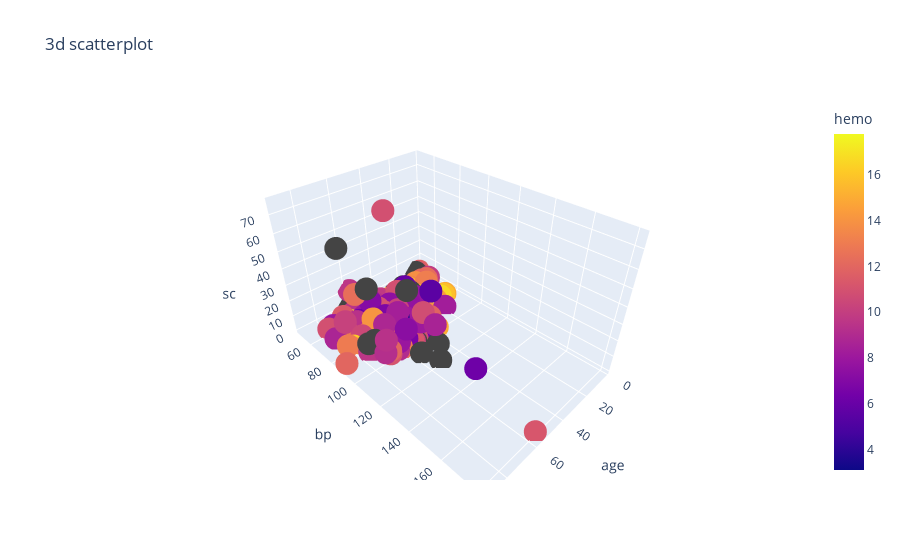

This figure's notebook cell:
### Code cell
fig = px.scatter_3d(df, x = 'age', y = 'bp', z = 'sc', color = 'hemo', title ="3d scatterplot")
fig.show()

### Figure 1 — Plotly figure (JSON) as saved in the notebook; plotly's stock layout.template omitted (floating-point values rounded to 4 significant figures; data arrays with more than 128 entries replaced by an {"elided": "..."} marker saying what was removed)
{"data": [{"hovertemplate": "age=%{x}<br>bp=%{y}<br>sc=%{z}<br>hemo=%{marker.color}<extra></extra>", "legendgroup": "", "marker": {"color": {"elided": "400 float values"}, "coloraxis": "coloraxis", "symbol": "circle"}, "mode": "markers", "name": "", "scene": "scene", "showlegend": false, "type": "scatter3d", "x": {"elided": "400 float values"}, "y": {"elided": "400 float values"}, "z": {"elided": "400 float values"}}], "layout": {"coloraxis": {"colorbar": {"title": {"text": "hemo"}}, "colorscale": [[0, "#0d0887"], [0.1111, "#46039f"], [0.2222, "#7201a8"], [0.3333, "#9c179e"], [0.4444, "#bd3786"], [0.5556, "#d8576b"], [0.6667, "#ed7953"], [0.7778, "#fb9f3a"], [0.8889, "#fdca26"], [1, "#f0f921"]]}, "legend": {"tracegroupgap": 0}, "scene": {"domain": {"x": [0, 1], "y": [0, 1]}, "xaxis": {"title": {"text": "age"}}, "yaxis": {"title": {"text": "bp"}}, "zaxis": {"title": {"text": "sc"}}}, "title": {"text": "3d scatterplot"}}}
